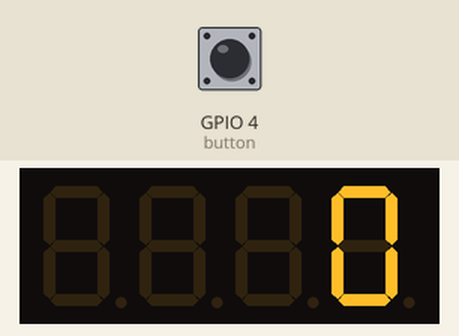
Simulated run of this sketch. Board: ESP8266 (NodeMCU). On the bench: 4-digit seven-segment display. The inputs (shaded band) are chosen by the test bench; at power-on: GPIO 4 (button) HIGH. WiFi joins after 1.5 s; servers stay silent unless stated; uploads are accepted with an empty reply; what the sketch prints to the serial monitor is not drawn.

Above: at 2.5 s.
2.6 s: GPIO 4 (button) pulled LOW for 0.15 s
At 3.8 s:
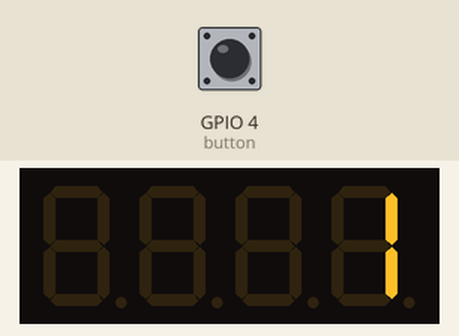
4.5 s: GPIO 4 (button) pulled LOW for 1 s
At 6.5 s:
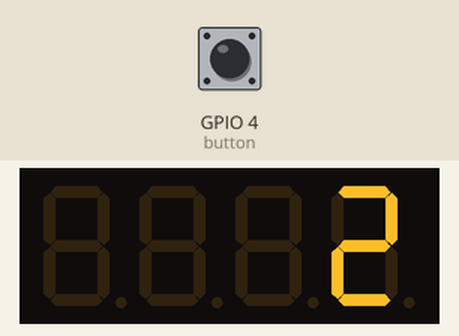
7.2 s: GPIO 4 (button) pulled LOW for 0.15 s
At 8.6 s:
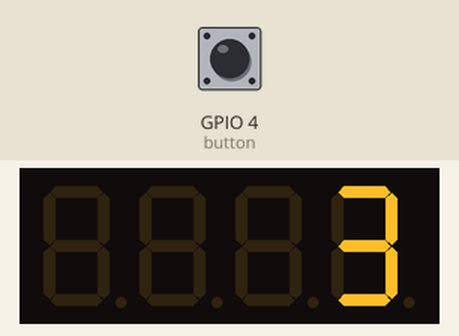
9.1 s: GPIO 4 (button) pulled LOW for 1 s
At 11.1 s:
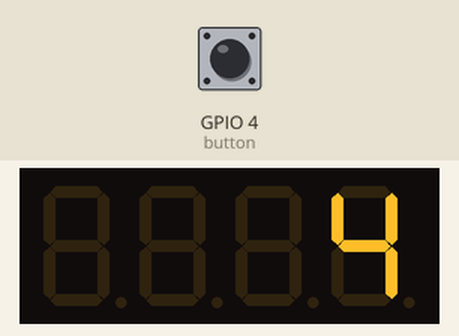
Timing chart, 0 to 12.6 s (numbered marks = the images above; inputs shaded):
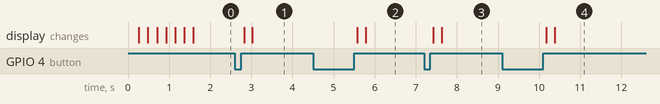

The sketch:

client.ino
```cpp
#include <ESP8266WiFi.h>
#include <ESP8266HTTPClient.h>
#include <WiFiClient.h>
#include <EEPROM.h>
#include <TM1637Display.h>

// Define the connections pins
#define CLK 14  // 14 - D5
#define DIO 12  // 12 - D6

// Create a display object of type TM1637Display
TM1637Display display = TM1637Display(CLK, DIO);

const char *ssid = "ICBEU_CLIENT";
const char *password = "";
const int button = 4;  // D2(gpio4)

// Your Domain name with URL path or IP address with path
String serverName = "http://192.168.124.187:8000/ping";
int people_counted = 0;

void setup() {
  display.setBrightness(7);
  Serial.begin(9600);

  pinMode(button, INPUT_PULLUP);

  people_counted = 0;
  WiFi.begin(ssid, password);
  display.showNumberDec(people_counted);
}

bool cannot_connect = false;
void send_http_signal() {
  WiFiClient client;
  HTTPClient http;

  // HTTP Timeout
  http.setTimeout(1000);

  String serverPath = serverName + "?id=" + WiFi.macAddress() + "&qty=" + people_counted;

  // Your Domain name with URL path or IP address with path
  http.begin(client, serverPath.c_str());

  // Send HTTP GET request
  int httpResponseCode = http.GET();

  if (httpResponseCode > 0) {
    Serial.print("HTTP Response code: ");
    Serial.println(httpResponseCode);
    String payload = http.getString();
    Serial.println(payload);

    cannot_connect = false;
  } else {
    // If it was timeout
    if (httpResponseCode == HTTPC_ERROR_CONNECTION_REFUSED) {
      cannot_connect = true;
    }

    Serial.print("Error code: ");
    Serial.println(httpResponseCode);
  }

  // Free resources
  http.end();
}

bool dots = false;
void loop() {
  if (WiFi.status() != WL_CONNECTED) {
    display.showNumberDec(people_counted, 0b01000000);
    delay(200);
    display.showNumberDec(people_counted, 0);
    delay(200);
    Serial.println("WiFi Disconnected");
    return;
  }

  Serial.println(digitalRead(button));

  if (digitalRead(button) == LOW) {
    int y = 0, z = 0;
    while (true) {

      if (z > 200) {
        people_counted = -1;
        for (int i = 0; i < 6; i++) {
          display.showNumberDec(0, i % 2 == 0);
          delay(100);
        }
        break;
      } else if (digitalRead(button) == LOW) {
        y = 0;
        z++;
        delay(5);
        continue;
      } else if (y > 10) {
        break;
      }

      y++;
      delay(5);
    }
    people_counted += 1;
    display.showNumberDec(0, true);
    send_http_signal();
    if (cannot_connect) {
      display.showNumberDecEx(
        people_counted, 0b01000000, false, 4, 0);
    } else {
      display.showNumberDecEx(people_counted, 0, false, 4, 0);
    }
  }

  delay(5);
}
```

Measured:
- after the input at 2.6 s, the display: first changes after 0.23 s (image 1 shows a later state)
- after the input at 4.5 s, the display: first changes after 1.1 s (image 2 shows a later state)
- after the input at 7.2 s, the display: first changes after 0.23 s (image 3 shows a later state)
- after the input at 9.1 s, the display: first changes after 1.1 s (image 4 shows a later state)
